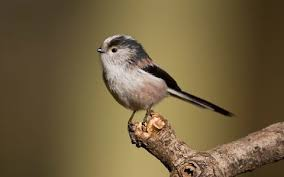
#> input picture DIP/enlarge/bird1.jpg, 284 x 177 px, found by its file name
$ python Nearest_neighbor_interpolation.py
#> lines starting #> are read from the running program, lines starting #| are printed output that depends on the picture
import numpy as np
from PIL import Image

# Open the image and convert it to RGB format
im = Image.open('C:/Users/calmnight/python3/10402AI_course/DIP/enlarge/bird1.jpg').convert('RGB')
#> im is the input picture: PIL image 284x177 RGB; mean R, G, B 113.6, 96.1, 62.9

# Get the width and height of the original image
width, height = im.size
#> width = 284; height = 177
print(f"width: {width}, height: {height}")
#| width: 284, height: 177

# Set the enlargement factor
enlarge = 10

# Convert the original image into a NumPy array
sample_rgb = np.array(im, dtype=np.uint8)

# Create an empty array for the nearest neighbor result
rgb_nn = np.zeros((height * enlarge, width * enlarge, 3), dtype=np.uint8)

# Perform nearest neighbor interpolation
for y in range(height * enlarge):
    for x in range(width * enlarge):
        src_x = min(round(x / enlarge), width - 1)
        src_y = min(round(y / enlarge), height - 1)
        rgb_nn[y, x] = sample_rgb[src_y, src_x]
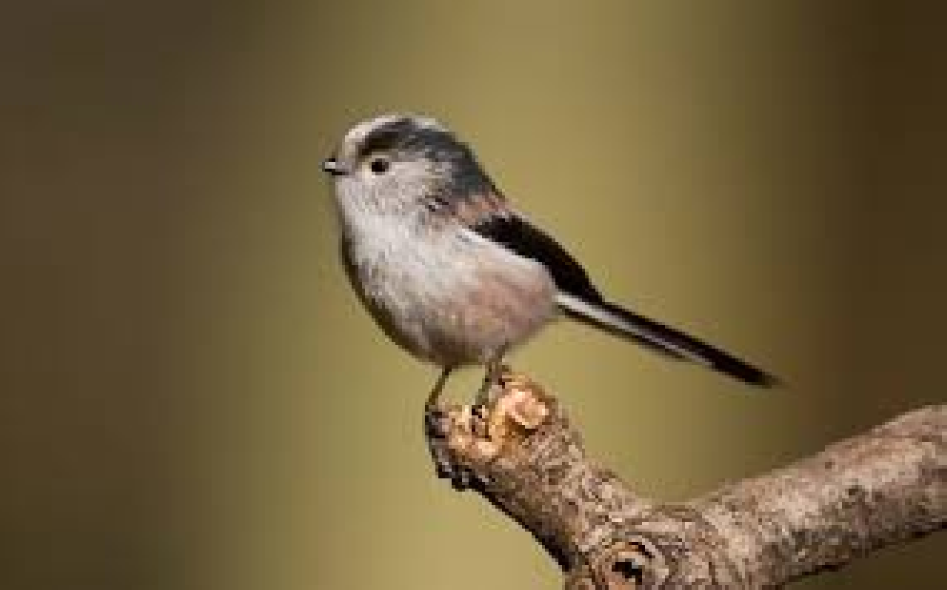
#> rgb_nn: shape (1770, 2840, 3) (shown at 1/3 size); mean R, G, B 113.6, 96.1, 62.9

# Print the shape of the enlarged image array
print("Image processing done.")
print("New image size: ", rgb_nn.shape)
#| New image size:  (1770, 2840, 3)

# Convert the NumPy array back to an image and save it
nn_img = Image.fromarray(rgb_nn, 'RGB')
nn_img.save('C:/Users/calmnight/python3/10402AI_course/DIP/NNbird1.png')
